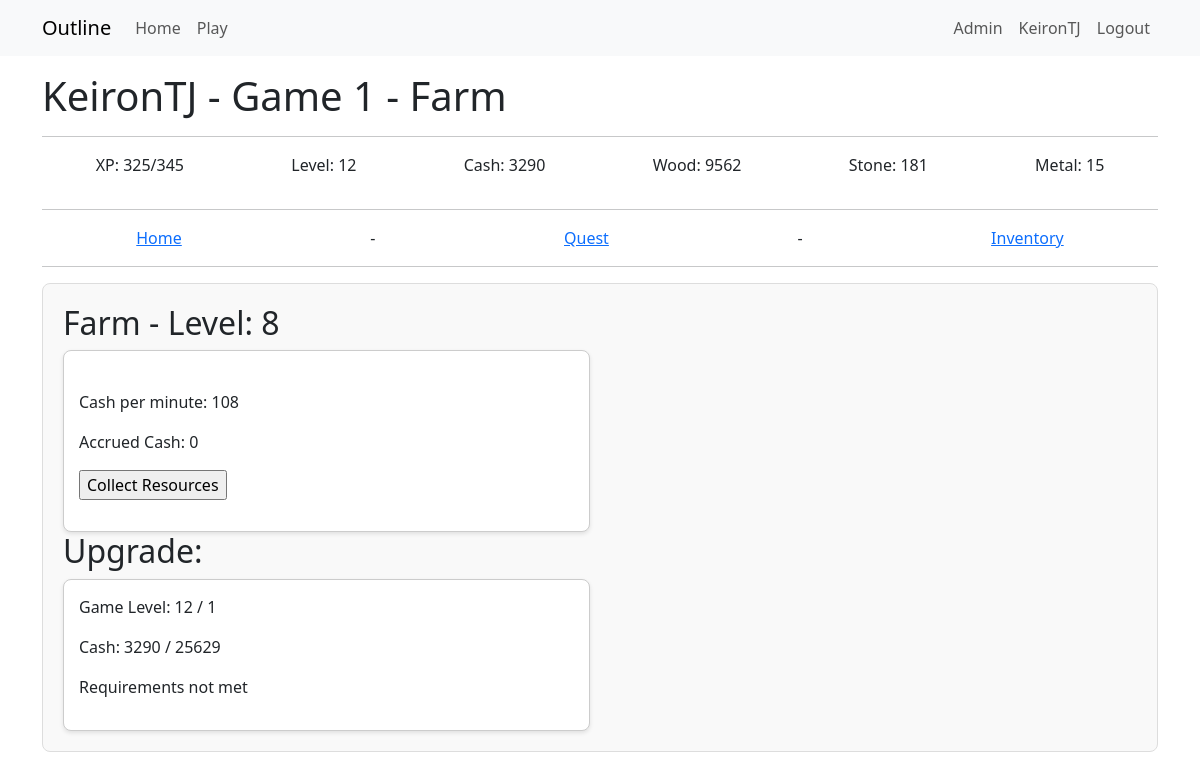
Page /building_resource/3 (signed in) on the earlier database version.
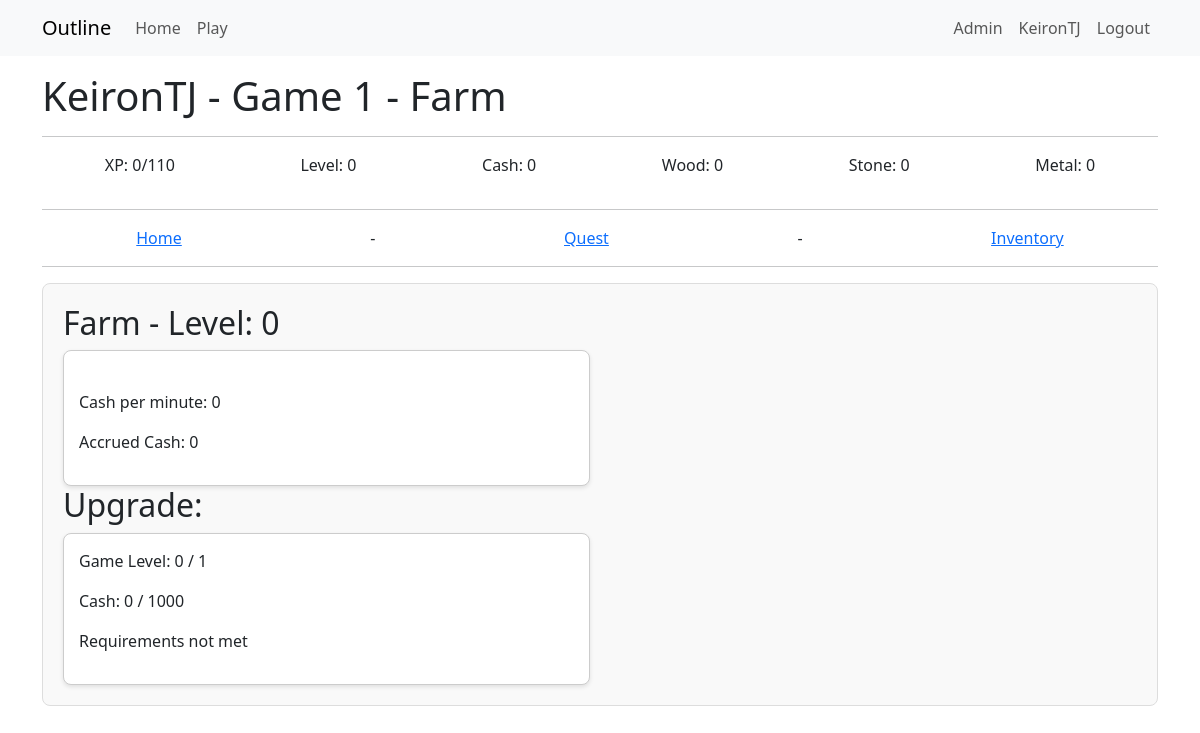
Same page on the later database version.
### app/models.py (models this page shows)
class Game(db.Model):
    __tablename__ = 'game'
    id = db.Column(db.Integer, primary_key=True)
    user_id = db.Column(db.Integer, db.ForeignKey('user.id'), nullable=False)
    game_name = db.Column(db.String(64))
    game_exists = db.Column(db.Boolean, default=True)
    entry_date = db.Column(db.DateTime, default=datetime.now(timezone.utc))
    xp = db.Column(db.Integer, default=0)
    level = db.Column(db.Integer, default=0)
    cash = db.Column(db.Integer, default=0)
    wood = db.Column(db.Integer, default=0)
    stone = db.Column(db.Integer, default=0)
    metal = db.Column(db.Integer, default=0)
    next_level_xp_required = db.Column(db.Integer, default=110)
    user = db.relationship("User", back_populates="game")
    inventories = db.relationship("InventoryUser", back_populates="game")
    quest_progress = db.relationship("QuestProgress", back_populates="game")
    building_progress = db.relationship("BuildingProgress", back_populates="game")
    resource_logs = db.relationship("ResourceLog", back_populates="game")
    hero_progress = db.relationship("HeroProgress", back_populates="game")
    hero_slots = db.relationship("HeroSlots", back_populates="game")

class BuildingProgress(db.Model):
    __tablename__ = 'building_progress'
    id = db.Column(db.Integer, primary_key=True)
    building_id = db.Column(db.Integer, db.ForeignKey('buildings.id'))
    game_id = db.Column(db.Integer, db.ForeignKey('game.id'))
    building_level = db.Column(db.Integer, default=0)
    building_active = db.Column(db.Boolean, default=False)
    xp_per_minute = db.Column(db.Integer, default=0)
    cash_per_minute = db.Column(db.Integer, default=0)
    wood_per_minute = db.Column(db.Integer, default=0)
    stone_per_minute = db.Column(db.Integer, default=0)
    metal_per_minute = db.Column(db.Integer, default=0)
    accrual_start_time = db.Column(db.DateTime, nullable=True)
    max_accrual_duration = db.Column(db.Integer, default=240) # in minutes
    accrued_xp = db.Column(db.Integer, default=0)
    accrued_cash = db.Column(db.Integer, default=0)
    accrued_wood = db.Column(db.Integer, default=0)
    accrued_stone = db.Column(db.Integer, default=0)
    accrued_metal = db.Column(db.Integer, default=0)
    building_completed = db.Column(db.Boolean, default=False)
    building_completed_date = db.Column(db.DateTime, nullable=True)
    building = db.relationship("Buildings", back_populates="building_progress")
    game = db.relationship("Game", back_populates="building_progress")

### app/game/routes.py (the view)
@bp.route('/building_resource/<building_progress_id>', methods=['GET', 'POST'])
@login_required
def building_resource(building_progress_id):
    building_progress = BuildingProgress.query.filter_by(id=building_progress_id).first()
    game = g.game  # Optimized query
    if not current_user.is_admin() and current_user.activegame != int(game.id):
        return redirect(url_for('admin.not_admin'))
    collectresourcesform = CollectResourcesForm()
    upgradebuildingform = UpgradeBuildingForm()
    buildingservice = GameBuildingService(building_progress_id=building_progress_id)
    buildingservice.calculate_accrued_resources()
    required_resources = buildingservice._calculate_required_resources()
    if request.method == 'POST' and collectresourcesform.collect_button.data:
        buildingservice.collect_resources()
        return redirect(url_for('game.building_resource', building_progress_id=building_progress_id))
    if request.method == 'POST' and upgradebuildingform.upgrade_button.data:
        buildingservice.upgrade_building()
        return redirect(url_for('game.building_resource', building_progress_id=building_progress_id))
    return render_template("game/buildings/building_resource.html",
                           title=building_progress.building.building_name,
                            game=game,
                            building_progress=building_progress,
                            buildingservice=buildingservice,
                            collectresourcesform=collectresourcesform,
                            upgradebuildingform=upgradebuildingform,
                            required_resources=required_resources)

### app/game/forms.py
class CollectResourcesForm(FlaskForm):
    collect_button = SubmitField('Collect Resources')

class UpgradeBuildingForm(FlaskForm):
    upgrade_button = SubmitField('Upgrade')

### app/game/__init__.py (called while the page is built)
@bp.before_app_request
def before_request():
    load_game()

### app/game/buildings/building_services.py (called while the page is built)
    def _get_building_progress(self) -> BuildingProgress:
        building = BuildingProgress.query.get(self.building_progress_id)
        if building is None:
            raise ValueError(f"BuildingProgress with ID {self.building_progress_id} not found.")
        return building

    def calculate_accrued_resources(self):
        minutes = self.calculate_time_to_collect()
        self.building.accrued_cash = round(self.building.cash_per_minute * minutes)
        self.building.accrued_xp = round(self.building.xp_per_minute * minutes)
        self.building.accrued_wood = round(self.building.wood_per_minute * minutes)
        self.building.accrued_stone = round(self.building.stone_per_minute * minutes)
        self.building.accrued_metal = round(self.building.metal_per_minute * minutes)

    def check_resources_to_collect(self):
        return self.building.accrual_start_time is not None

### app/templates/game/buildings/building_resource.html (shortened to what this page needs)
{% extends "game/game_base.html" %}
{% block content2 %}
<div class="building-section">
    <h2>{{ building_progress.building.building_name }} - Level: {{ building_progress.building_level }}</h2>
    <div class="resource-info">
        <div class="resource-card">
            {% if building_progress.building.id == 3 %}
            <p>Cash per minute: {{ building_progress.cash_per_minute }}</p>
            <p>Accrued Cash: <span id="accrued_cash">0</span></p>
            {% endif %}
            {% if buildingservice.check_resources_to_collect() %}
            <div class="collect-button">
                <form action="" method="post">
                    <p>{{ collectresourcesform.collect_button() }}</p>
                </form>
            </div>
            {% endif %}
        </div>
    </div>
    <h2>Upgrade:</h2>
    <div class="resource-info">
        <div class="resource-card">
            {% if building_progress.building_level >= building_progress.building.max_building_level %}
            <p>Building Upgraded to Max Level</p>
            {% else %}
            <p>Game Level: {{ game.level }} / {{ required_resources.level }}</p>
            <p>Cash: {{ game.cash }} / {{ required_resources.cash }}</p>
            {% if buildingservice.check_upgrade_requirements() %}
            <form action="" method="post">
                {{ upgradebuildingform.hidden_tag() }}
                <p>{{ upgradebuildingform.upgrade_button() }}</p>
            </form>
            {% else %}
            <p>Requirements not met</p>
            {% endif %}
            {% endif %}
        </div>
    </div>
</div>
{% endblock content2 %}

### app/templates/game/game_base.html (shortened to what this page needs)
{% extends "base.html" %}
{% block content %}
<h1>  {{ game.user.username }} - {{ game.game_name }} - {{ title }}  </h1>
<hr>
<div style="display: flex; justify-content: space-around;">
    <p>XP: {{ game.xp }}/{{game.next_level_xp_required}}</p>
    <p>Level: {{ game.level}}</p>
    <p>Cash: {{ game.cash }}</p>
    <p>Wood: {{ game.wood }}</p>
    <p>Stone: {{ game.stone }}</p>
    <p>Metal: {{ game.metal }}</p>
</div>
<hr>
<div style="display: flex; justify-content: space-around;">
    <a href="{{ url_for('game.play', game_id=game.id) }}">Home</a> -
    {% for building in game.building_progress %}
       {% if building.building.id == 1 %}
            <a href="{{ url_for('game.building_quests', building_progress_id=building.id) }}">Quest</a> -
       {% endif %}
    {% endfor %}
    <a href="{{ url_for('game.building_inventory', game_id=game.id) }}"> Inventory </a>
</div>
<hr>
{% block content2 %}  {% endblock content2 %}
{% endblock content %}

Differences in the rows shown:
changed Game "Game 1": xp "325" → "0"; next_level_xp_required "345" → "110"; level "12" → "0"; cash "3290" → "0"; wood "9562" → "0"; stone "181" → "0"; metal "15" → "0"
changed BuildingProgress (number 2 of 2 on the later page): building_level "8" → "0"; cash_per_minute "108" → "0"
Other differences:
{{ required_resources.cash }}: "25629" → "1000"
form field collect_button: "Collect Resources" → (not shown)
